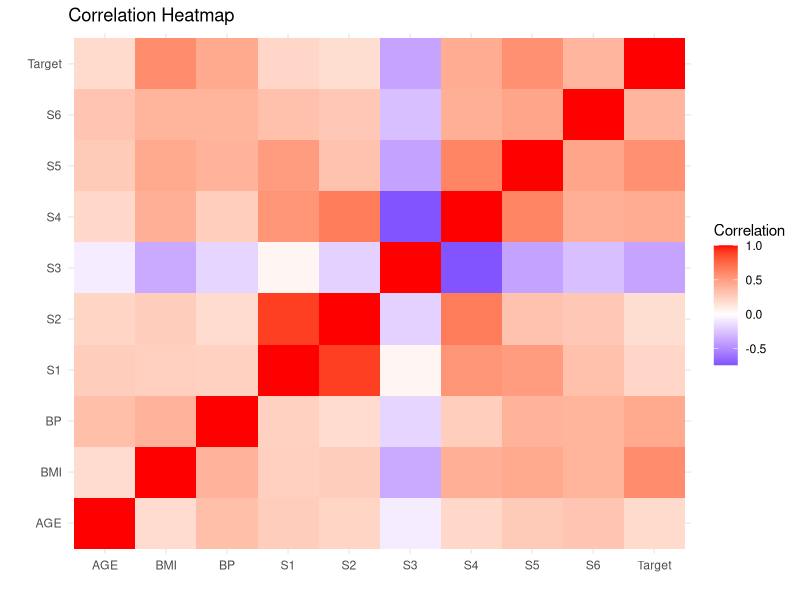
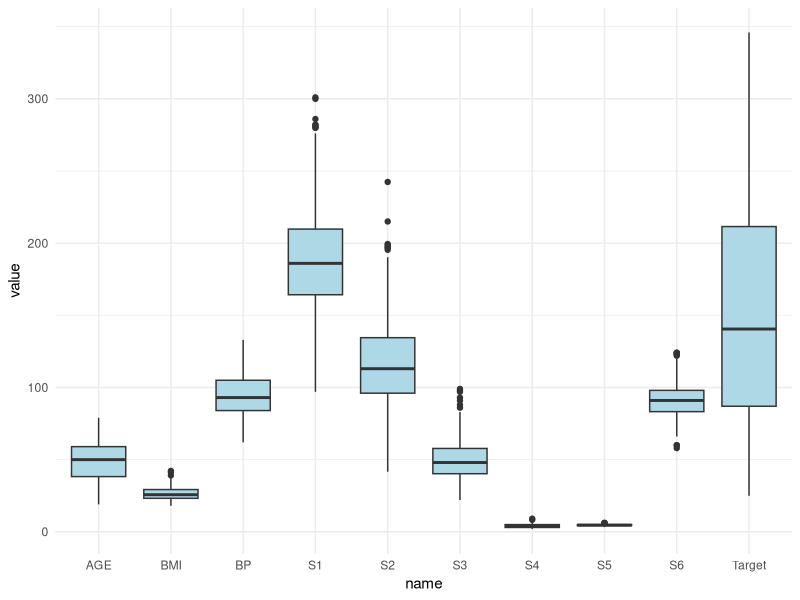
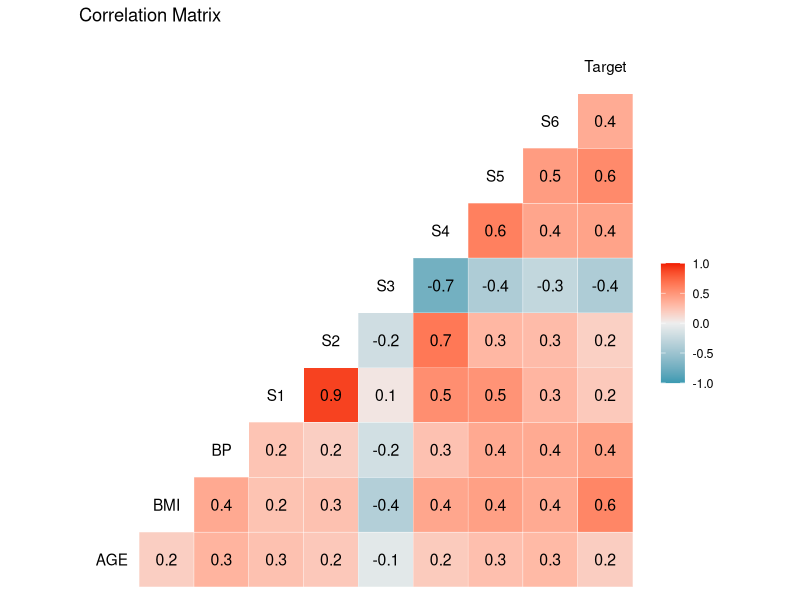
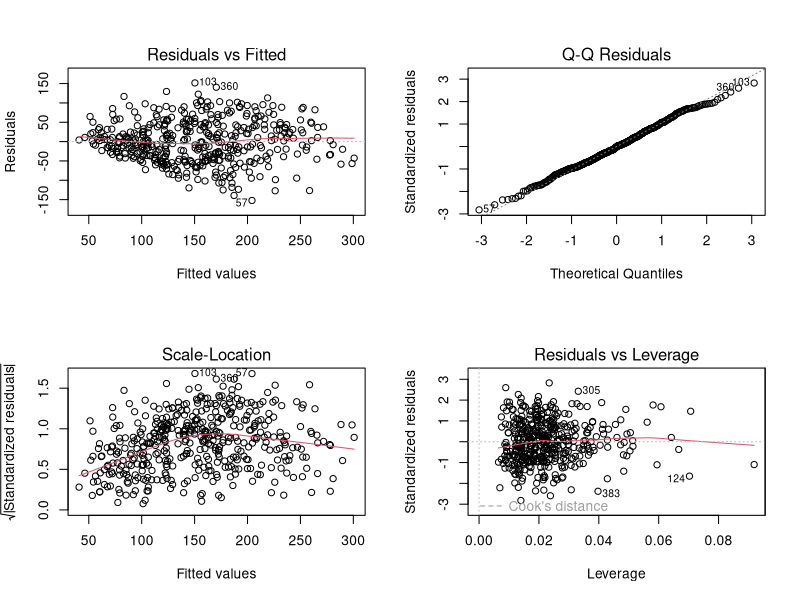

Write R code to recreate these figures, in order. (Note: this script raises an error after producing the figures.)
## ---- chunk 1
knitr::opts_chunk$set(echo = FALSE, message = FALSE, warning = FALSE, results = 'hide')
library(tidyverse)
library(GGally)
library(car)
library(MASS)
library(knitr)
library(kableExtra)
## ---- chunk 2
setwd("C:/Users/mnusa/STAT 481/Project")
diabetes <- read.table("Diabetes.txt", header = TRUE)
diabetes$SEX <- as.factor(diabetes$SEX)  # Convert SEX to a binary categorical factor
## ---- chunk 3
kable(summary(diabetes), caption = "Five-number summary and means of all variables") %>%
  kable_styling(full_width = FALSE)
## ---- chunk 4
table(diabetes$SEX)
## ---- chunk 5
cor_matrix <- cor(diabetes[, sapply(diabetes, is.numeric)])
ggplot(data = as.data.frame(as.table(cor_matrix)), aes(Var1, Var2, fill = Freq)) +
  geom_tile() +
  scale_fill_gradient2(low = "blue", high = "red", mid = "white", midpoint = 0) +
  theme_minimal() +
  labs(title = "Correlation Heatmap", x = "", y = "", fill = "Correlation")
## ---- chunk 6
diabetes %>%
  select_if(is.numeric) %>%
  pivot_longer(cols = everything()) %>%
  ggplot(aes(x = name, y = value)) +
  geom_boxplot(fill = "lightblue") +
  theme_minimal()
## ---- chunk 7
full_model <- lm(Target ~ ., data = diabetes)
summary(full_model)
## ---- chunk 8
ggcorr(diabetes, label = TRUE) +
  ggtitle("Correlation Matrix")
## ---- chunk 9
vif(full_model)
## ---- chunk 10
# Refit the model without S1 to address multicollinearity
reduced_model <- lm(Target ~ . - S1, data = diabetes)
summary(reduced_model)
## ---- chunk 11
# Diagnostic plots for linearity, normality, and homoscedasticity
par(mfrow = c(2, 2))
plot(reduced_model)
## ---- chunk 12
shapiro.test(resid(reduced_model))
## ---- chunk 13
ncvTest(reduced_model)
## ---- chunk 14
boxcox(reduced_model)
## ---- chunk 15
# Apply log transformation
diabetes$log_Target <- log(diabetes$Target)

# Refit model excluding S1, now predicting log(Target)
log_model <- lm(log_Target ~ . - Target - S1, data = diabetes)
summary(log_model)
## ---- chunk 16
# Diagnostic plots for linearity, normality, and homoscedasticity
par(mfrow = c(2, 2))
plot(log_model)
## ---- chunk 17
shapiro.test(resid(log_model))
## ---- chunk 18
ncvTest(log_model)
## ---- chunk 19
# Backward selection using stepAIC from the MASS package
step_model <- step(log_model, direction = "backward", trace = FALSE)

# Summary of the selected model
summary(step_model)

# Compare with full model
anova(step_model, log_model)
## ---- chunk 20
# Check assumptions again
par(mfrow = c(2, 2))
plot(step_model)
## ---- chunk 21
# Tests for final model
shapiro.test(resid(step_model))
ncvTest(step_model)
